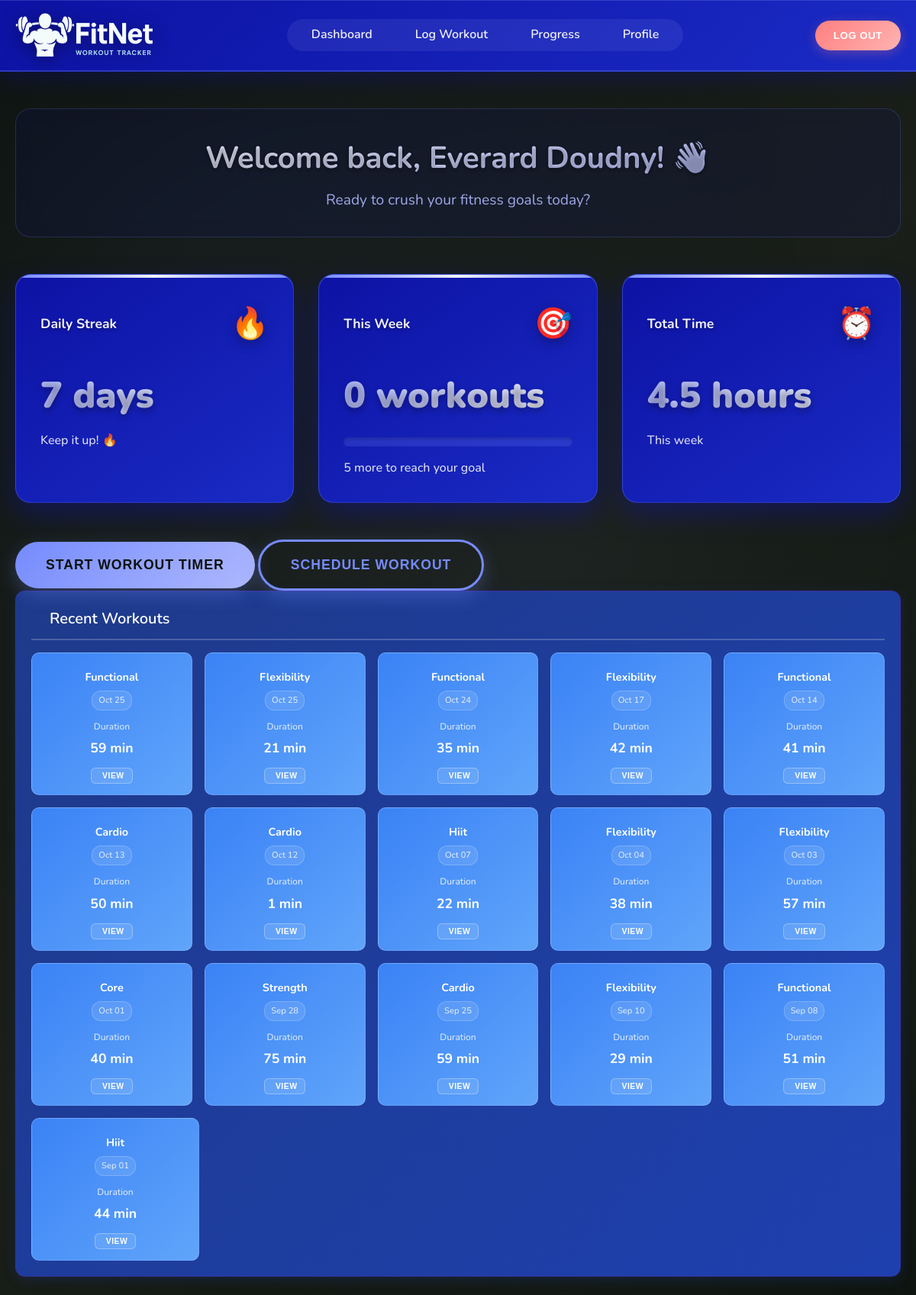
Page /dashboard (signed in) on the earlier database version.
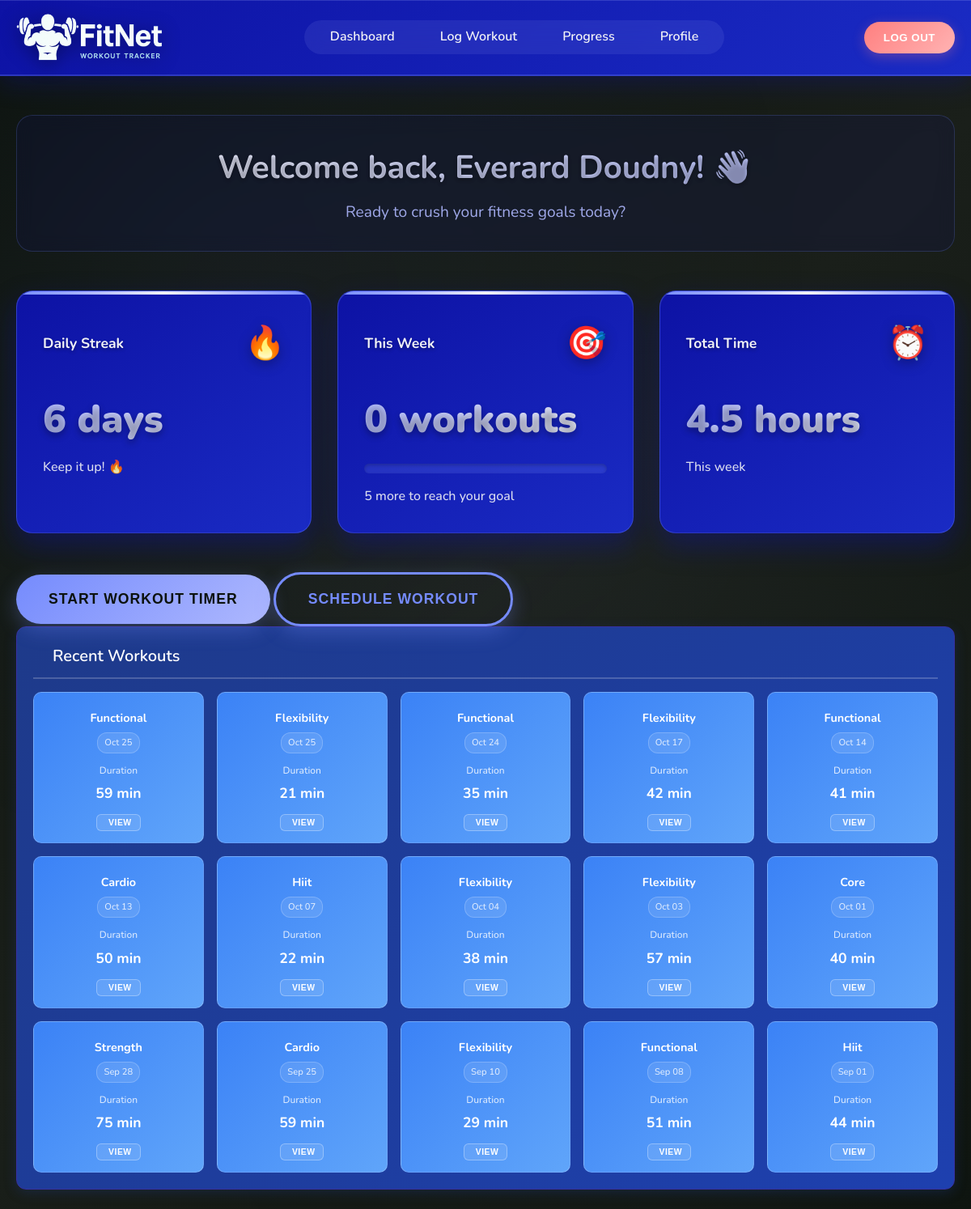
Same page on the later database version.
### tables this page shows
CREATE TABLE "Workouts" (
                workout_id INTEGER PRIMARY KEY AUTOINCREMENT,
                user_id INTEGER NOT NULL,
                workout_type TEXT NOT NULL,
                start_time DATETIME,
                end_time DATETIME,
                duration_min INTEGER,
                calories_burned INTEGER,
                FOREIGN KEY (user_id) REFERENCES Users(user_id)
            );

### main.py (the view)
@app.route('/dashboard', methods=['GET'])
def dashboard():
    if 'user_id' not in session:
        return redirect(url_for('login'))
    print(f"DEBUG: Dashboard - session user_id: {session.get('user_id')}, session name: {session.get('name')}")  # Debug line
    conn = get_db_connection()
    user_data = conn.execute(
        'SELECT first_name, surname, email FROM Users WHERE user_id = ?',
        (session['user_id'],)
    ).fetchone()
    print(f"DEBUG: User data from DB: {dict(user_data) if user_data else 'None'}")  # Debug line
    if session.get('name') and session.get('name') != 'User':
        full_name = session.get('name')
    elif user_data and user_data['first_name'] and user_data['surname']:
        full_name = f"{user_data['first_name']} {user_data['surname']}"
        session['name'] = full_name
    else:
        full_name = "User"
    print(f"DEBUG: Final full_name: {full_name}")  # Debug line
    streak_query = '''
        SELECT COUNT(*) as streak FROM (
            SELECT DATE(start_time) as workout_date
            FROM Workouts
            WHERE user_id = ?
            GROUP BY workout_date
            ORDER BY workout_date DESC
        )
        WHERE workout_date >= DATE('now', '-6 days')
    '''
    streak_result = conn.execute(streak_query, (session['user_id'],)).fetchone()
    daily_streak = streak_result['streak'] if streak_result else 0
    weekly_workouts_query = (
        'SELECT COUNT(*) FROM Workouts '
        'WHERE user_id = ? AND start_time >= DATE("now", "-6 days")'
    )
    weekly_workouts = conn.execute(weekly_workouts_query, (session['user_id'],)).fetchone()[0]
    total_time_query = '''
        SELECT SUM(duration_min) FROM Workouts
        WHERE user_id = ? AND start_time >= DATE('now', '-6 days')
    '''
    total_time = conn.execute(total_time_query, (session['user_id'],)).fetchone()[0] or 0
    total_time_hours = total_time / 60
    recent_workouts_query = '''
        SELECT workout_id, workout_type, start_time, duration_min
        FROM Workouts
        WHERE user_id = ?
        ORDER BY start_time DESC
        LIMIT 20
    '''
    recent_workouts_raw = conn.execute(recent_workouts_query, (session['user_id'],)).fetchall()
    recent_workouts = []
    for workout in recent_workouts_raw:
        workout_dict = dict(workout)
        if workout_dict['start_time']:
            try:
                from datetime import datetime
                workout_dict['start_time'] = datetime.strptime(workout_dict['start_time'], '%Y-%m-%d %H:%M:%S')
            except (ValueError, TypeError):
                workout_dict['start_time'] = None
        try:
            workout_dict['duration_min'] = int(workout_dict['duration_min']) if workout_dict['duration_min'] else 0
        except (ValueError, TypeError):
            workout_dict['duration_min'] = 0
        try:
            workout_dict['workout_id'] = int(workout_dict['workout_id']) if workout_dict['workout_id'] else 0
        except (ValueError, TypeError):
            workout_dict['workout_id'] = 0
        recent_workouts.append(workout_dict)
    conn.close()
    return render_template(
        'dashboard.html',
        user=user_data,
        full_name=full_name,
        daily_streak=daily_streak,
        weekly_workouts=weekly_workouts,
        total_time=total_time,
        total_time_hours=total_time_hours,
        recent_workouts=recent_workouts
    )

### main.py (called while the page is built)
def get_db_connection():
    conn = sqlite3.connect('database/data_source.db')
    conn.row_factory = sqlite3.Row
    return conn

### templates/dashboard.html (shortened to what this page needs)
<!DOCTYPE html>
<html lang="en">
<head>
  <link rel="stylesheet" href="static/css/dashboard.css">
</head>
<body>
  <header class="header">
    <div class="container">
      <div class="logo">
        <img src="static/images/FitNet Logo.png" alt="FitNet Logo">
      </div>
      <nav class="navigation">
        <ul>
          <li><a href="/dashboard">Dashboard</a></li>
          <li><a href="/log-workout">Log Workout</a></li>
          <li><a href="/progress">Progress</a></li>
          <li><a href="/profile">Profile</a></li>
        </ul>
      </nav>
      <div class="actions">
        <button class="logout logout-light-red" onclick="window.location.href='/logout'">Log Out</button>
      </div>
    </div>
  </header>
  <main class="container">
    <div class="welcome-section">
      <h2>Welcome back, {{ full_name }}! 👋</h2>
      <p>Ready to crush your fitness goals today?</p>
    </div>
    <div class="stats-cards">
      <div class="card">
        <div class="card-header">
          <span>Daily Streak</span>
          <span class="icon flame">🔥</span>
        </div>
        <div class="card-content">
          <div class="value">{{ daily_streak }} days</div>
          <p>Keep it up! 🔥</p>
        </div>
      </div>
      <div class="card">
        <div class="card-header">
          <span>This Week</span>
          <span class="icon target">🎯</span>
        </div>
        <div class="card-content">
          <div class="value">{{ weekly_workouts }} workouts</div>
          <div class="progress-bar">
          </div>
          <p>{{ 5-weekly_workouts if weekly_workouts < 5 else 0 }} more to reach your goal</p>
        </div>
      </div>
      <div class="card">
        <div class="card-header">
          <span>Total Time</span>
          <span class="icon clock">⏰</span>
        </div>
        <div class="card-content">
          <div class="value">{{ "%.1f"|format(total_time_hours) }} hours</div>
          <p>This week</p>
        </div>
      </div>
    </div>
    <div class="quick-actions">
      <button id="start-workout-btn" class="start-workout" onclick="window.location.href='/log-workout?autostart=true'">Start Workout Timer</button>
      <button class="schedule-workout">Schedule Workout</button>
    </div>
    <div class="recent-workouts-section">
        <div class="section-header">
            <h3> Recent Workouts</h3>
        </div>
        <div class="workouts-container">
            {% if recent_workouts %}
                {% for workout in recent_workouts %}
                <div class="workout-card">
                    <div class="workout-header">
                        <div class="workout-type">
                            <span class="workout-name">{{ workout.workout_type|title }}</span>
                        </div>
                        <div class="workout-date">
                            {{ workout.start_time.strftime('%b %d') if workout.start_time else 'Recently' }}
                        </div>
                    </div>
                    <div class="workout-details">
                        <div class="workout-stat">
                            <span class="stat-label">Duration</span>
                            <span class="stat-value">{{ workout.duration_min }} min</span>
                        </div>
                    </div>
                    <div class="workout-actions">
                        <button class="btn btn-outline btn-sm" onclick="viewWorkoutDetails({{ workout.workout_id if workout.workout_id else 0 }})">
                             View
                        </button>
                    </div>
                </div>
                {% endfor %}
            {% endif %}
        </div>
    </div>
  </main>
</body>
</html>

### templates/dashboard.html (style rules this page uses)
.recent-workouts-section { background: linear-gradient(135deg, #1e3a8a 0%, #1e40af 100%); border-radius: 12px; padding: 20px; box-shadow: 0 4px 15px rgba(30, 58, 138, 0.3); margin-bottom: 24px; border: 1px solid #3730a3; }
.section-header { display: flex; justify-content: space-between; align-items: center; margin-bottom: 16px; padding-bottom: 10px; border-bottom: 2px solid rgba(255, 255, 255, 0.2); }
.section-header h3 { margin: 0; color: white; font-size: 1.25rem; font-weight: 600; }
.workouts-container { display: flex; gap: 16px; flex-wrap: wrap; }
.workout-card { background: linear-gradient(135deg, #3b82f6 0%, #60a5fa 100%); border: 1px solid rgba(255, 255, 255, 0.2); border-radius: 10px; padding: 14px; transition: all 0.3s ease; position: relative; flex: 1; min-width: 180px; max-width: 220px; color: white; }
.workout-header { display: flex; flex-direction: column; align-items: center; text-align: center; margin-bottom: 12px; }
.workout-type { display: flex; flex-direction: column; align-items: center; font-weight: 600; color: white; margin-bottom: 6px; }
.workout-name { font-size: 0.9rem; font-weight: 700; }
.workout-date { font-size: 0.7rem; color: rgba(255, 255, 255, 0.8); font-weight: 500; background: rgba(255, 255, 255, 0.1); padding: 3px 8px; border-radius: 12px; border: 1px solid rgba(255, 255, 255, 0.2); }
.workout-details { margin-bottom: 12px; text-align: center; }
.workout-stat { display: flex; flex-direction: column; align-items: center; gap: 4px; }
.stat-label { color: rgba(255, 255, 255, 0.8); font-size: 0.75rem; font-weight: 500; }
.stat-value { font-weight: 700; color: white; font-size: 1.1rem; }
.workout-actions { display: flex; justify-content: center; }
.btn { padding: 6px 12px; border: none; border-radius: 6px; cursor: pointer; text-decoration: none; display: inline-flex; align-items: center; gap: 4px; font-size: 0.7rem; font-weight: 600; transition: all 0.3s ease; text-transform: uppercase; letter-spacing: 0.5px; }
.btn-sm { padding: 4px 10px; font-size: 0.65rem; }
.btn-outline { background-color: rgba(255, 255, 255, 0.1); border: 1.5px solid rgba(255, 255, 255, 0.3); color: white; }

Differences in the rows shown:
removed Workouts: workout_type "Cardio", start_time "Oct 12", duration_min "1"
Other differences:
{{ daily_streak }}: "7" → "6"
